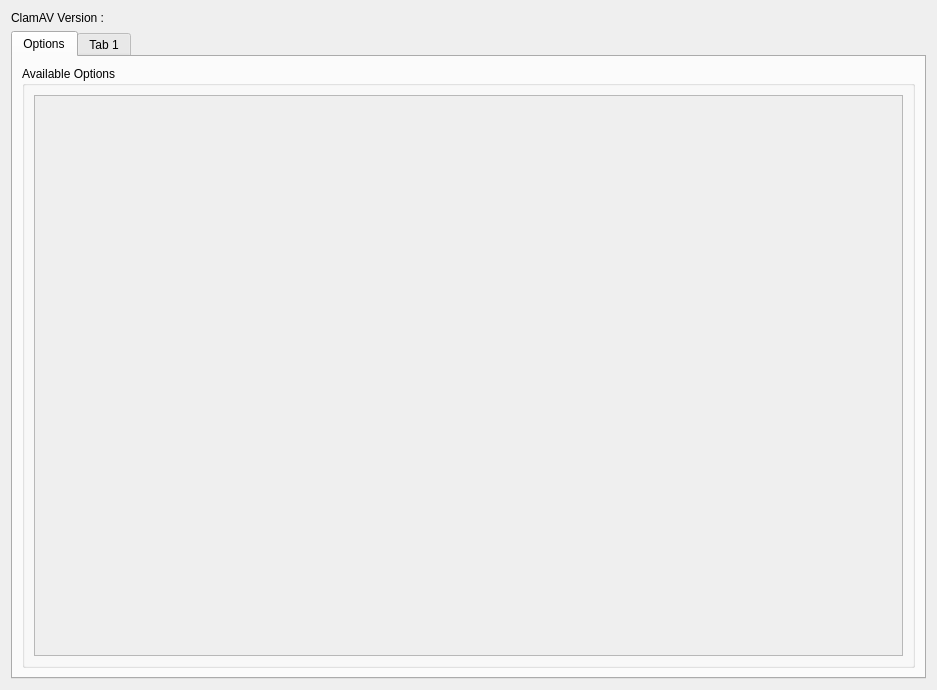
<?xml version="1.0" encoding="UTF-8"?>
<ui version="4.0">
 <class>optionsDialog</class>
 <widget class="QWidget" name="optionsDialog">
  <property name="geometry">
   <rect>
    <x>0</x>
    <y>0</y>
    <width>937</width>
    <height>690</height>
   </rect>
  </property>
  <property name="windowTitle">
   <string>Form</string>
  </property>
  <property name="windowOpacity">
   <double>1.000000000000000</double>
  </property>
  <layout class="QGridLayout" name="gridLayout_5">
   <item row="1" column="0">
    <widget class="QTabWidget" name="tabWidget">
     <property name="currentIndex">
      <number>0</number>
     </property>
     <property name="iconSize">
      <size>
       <width>22</width>
       <height>22</height>
      </size>
     </property>
     <widget class="QWidget" name="tab">
      <attribute name="icon">
       <iconset theme="contact-new"/>
      </attribute>
      <attribute name="title">
       <string>Options</string>
      </attribute>
      <layout class="QVBoxLayout" name="verticalLayout_3">
       <item>
        <widget class="QGroupBox" name="groupBox">
         <property name="title">
          <string>Available Options</string>
         </property>
         <layout class="QVBoxLayout" name="verticalLayout">
          <item>
           <widget class="QScrollArea" name="scrollArea_2">
            <property name="widgetResizable">
             <bool>true</bool>
            </property>
            <widget class="QWidget" name="scrollAreaWidgetContents_2">
             <property name="geometry">
              <rect>
               <x>0</x>
               <y>0</y>
               <width>871</width>
               <height>547</height>
              </rect>
             </property>
             <layout class="QGridLayout" name="gridLayout_2">
              <item row="0" column="0">
               <layout class="QVBoxLayout" name="optionLayout">
                <property name="spacing">
                 <number>6</number>
                </property>
               </layout>
              </item>
              <item row="0" column="1">
               <layout class="QVBoxLayout" name="optionLayout_2">
                <property name="spacing">
                 <number>6</number>
                </property>
               </layout>
              </item>
             </layout>
            </widget>
           </widget>
          </item>
         </layout>
        </widget>
       </item>
      </layout>
     </widget>
     <widget class="QWidget" name="pathTab">
      <attribute name="icon">
       <iconset resource="../resources.qrc">
        <normaloff>:/icons/icons/directories.png</normaloff>:/icons/icons/directories.png</iconset>
      </attribute>
      <attribute name="title">
       <string>Tab 1</string>
      </attribute>
      <layout class="QGridLayout" name="gridLayout">
       <item row="0" column="0">
        <widget class="QScrollArea" name="scrollArea">
         <property name="widgetResizable">
          <bool>true</bool>
         </property>
         <widget class="QWidget" name="scrollAreaWidgetContents">
          <property name="geometry">
           <rect>
            <x>0</x>
            <y>0</y>
            <width>895</width>
            <height>592</height>
           </rect>
          </property>
          <layout class="QGridLayout" name="gridLayout_7">
           <item row="4" column="0">
            <widget class="QCheckBox" name="moveDirectoryCheckBox">
             <property name="text">
              <string>Move infected files into DIRECTORY</string>
             </property>
            </widget>
           </item>
           <item row="1" column="0">
            <widget class="QCheckBox" name="scanReportToFileCheckBox">
             <property name="text">
              <string>Save scan report to FILE</string>
             </property>
            </widget>
           </item>
           <item row="4" column="1" colspan="2">
            <widget class="QLineEdit" name="moveDirectoryLineEdit">
             <property name="styleSheet">
              <string notr="true"/>
             </property>
             <property name="readOnly">
              <bool>true</bool>
             </property>
            </widget>
           </item>
           <item row="0" column="3">
            <widget class="QPushButton" name="selectLVDButton">
             <property name="autoFillBackground">
              <bool>false</bool>
             </property>
             <property name="styleSheet">
              <string notr="true"/>
             </property>
             <property name="text">
              <string>...</string>
             </property>
            </widget>
           </item>
           <item row="5" column="1" colspan="2">
            <widget class="QLineEdit" name="copyDirectoryLineEdit">
             <property name="styleSheet">
              <string notr="true"/>
             </property>
             <property name="readOnly">
              <bool>true</bool>
             </property>
            </widget>
           </item>
           <item row="5" column="3">
            <widget class="QPushButton" name="selectCFButton">
             <property name="styleSheet">
              <string notr="true"/>
             </property>
             <property name="text">
              <string>...</string>
             </property>
            </widget>
           </item>
           <item row="2" column="3">
            <widget class="QPushButton" name="selectSFFButton">
             <property name="text">
              <string>...</string>
             </property>
            </widget>
           </item>
           <item row="2" column="0">
            <widget class="QCheckBox" name="scanFilesFromFileCheckBox">
             <property name="text">
              <string>Scan files from file</string>
             </property>
            </widget>
           </item>
           <item row="2" column="1" colspan="2">
            <widget class="QLineEdit" name="scanFilesFromFileLineEdit"/>
           </item>
           <item row="5" column="0">
            <widget class="QCheckBox" name="copyDirectoryCheckBox">
             <property name="text">
              <string>Copy infected files into DIRECTORY</string>
             </property>
            </widget>
           </item>
           <item row="7" column="0">
            <widget class="QCheckBox" name="followFileSymlinksCheckBox">
             <property name="text">
              <string>Follow file symlinks</string>
             </property>
            </widget>
           </item>
           <item row="0" column="0">
            <widget class="QCheckBox" name="loadVirusDatabaseCheckBox">
             <property name="text">
              <string>Use the antivirus database from DIR</string>
             </property>
            </widget>
           </item>
           <item row="1" column="3">
            <widget class="QPushButton" name="selectSCRFButton">
             <property name="styleSheet">
              <string notr="true"/>
             </property>
             <property name="text">
              <string>...</string>
             </property>
            </widget>
           </item>
           <item row="1" column="1">
            <widget class="QLineEdit" name="scanReportToFileLineEdit">
             <property name="styleSheet">
              <string notr="true"/>
             </property>
             <property name="readOnly">
              <bool>true</bool>
             </property>
            </widget>
           </item>
           <item row="3" column="1" colspan="2">
            <widget class="QLineEdit" name="tempFilesLineEdit">
             <property name="styleSheet">
              <string notr="true"/>
             </property>
             <property name="readOnly">
              <bool>true</bool>
             </property>
            </widget>
           </item>
           <item row="7" column="1">
            <widget class="QComboBox" name="followFileSymlinksComboBox">
             <item>
              <property name="text">
               <string>never</string>
              </property>
             </item>
             <item>
              <property name="text">
               <string>direct</string>
              </property>
             </item>
             <item>
              <property name="text">
               <string>always</string>
              </property>
             </item>
            </widget>
           </item>
           <item row="3" column="3">
            <widget class="QPushButton" name="selectTFButton">
             <property name="styleSheet">
              <string notr="true"/>
             </property>
             <property name="text">
              <string>...</string>
             </property>
            </widget>
           </item>
           <item row="0" column="1" colspan="2">
            <widget class="QLineEdit" name="loadVirusDatabaseLineEdit">
             <property name="styleSheet">
              <string notr="true"/>
             </property>
             <property name="readOnly">
              <bool>true</bool>
             </property>
            </widget>
           </item>
           <item row="1" column="2">
            <widget class="QPushButton" name="viewButton">
             <property name="text">
              <string/>
             </property>
             <property name="icon">
              <iconset resource="../resources.qrc">
               <normaloff>:/icons/icons/magnifierglass.png</normaloff>:/icons/icons/magnifierglass.png</iconset>
             </property>
             <property name="iconSize">
              <size>
               <width>22</width>
               <height>22</height>
              </size>
             </property>
            </widget>
           </item>
           <item row="6" column="0">
            <widget class="QCheckBox" name="followDirectorySymlinksCheckBox">
             <property name="text">
              <string>Follow directory symlinks</string>
             </property>
            </widget>
           </item>
           <item row="4" column="3">
            <widget class="QPushButton" name="selectMDButton">
             <property name="styleSheet">
              <string notr="true"/>
             </property>
             <property name="text">
              <string>...</string>
             </property>
            </widget>
           </item>
           <item row="6" column="1">
            <widget class="QComboBox" name="followDirectorySymlinksComboBox">
             <item>
              <property name="text">
               <string>never</string>
              </property>
             </item>
             <item>
              <property name="text">
               <string>direct</string>
              </property>
             </item>
             <item>
              <property name="text">
               <string>always</string>
              </property>
             </item>
            </widget>
           </item>
           <item row="3" column="0">
            <widget class="QCheckBox" name="tempFileCheckBox">
             <property name="text">
              <string>Create temporary files in DIRECTORY</string>
             </property>
            </widget>
           </item>
           <item row="8" column="0" colspan="4">
            <spacer name="verticalSpacer">
             <property name="orientation">
              <enum>Qt::Vertical</enum>
             </property>
             <property name="sizeHint" stdset="0">
              <size>
               <width>20</width>
               <height>40</height>
              </size>
             </property>
            </spacer>
           </item>
          </layout>
         </widget>
        </widget>
       </item>
      </layout>
     </widget>
    </widget>
   </item>
   <item row="0" column="0">
    <widget class="QLabel" name="versionLabel">
     <property name="text">
      <string>ClamAV Version : </string>
     </property>
    </widget>
   </item>
  </layout>
 </widget>
 <resources>
  <include location="../resources.qrc"/>
 </resources>
 <connections>
  <connection>
   <sender>selectSCRFButton</sender>
   <signal>clicked()</signal>
   <receiver>optionsDialog</receiver>
   <slot>slot_selectSRTFButtonClicked()</slot>
   <hints>
    <hint type="sourcelabel">
     <x>892</x>
     <y>473</y>
    </hint>
    <hint type="destinationlabel">
     <x>743</x>
     <y>359</y>
    </hint>
   </hints>
  </connection>
  <connection>
   <sender>selectSFFButton</sender>
   <signal>clicked()</signal>
   <receiver>optionsDialog</receiver>
   <slot>slot_selectSFFButtonClicked()</slot>
   <hints>
    <hint type="sourcelabel">
     <x>892</x>
     <y>506</y>
    </hint>
    <hint type="destinationlabel">
     <x>743</x>
     <y>396</y>
    </hint>
   </hints>
  </connection>
  <connection>
   <sender>selectTFButton</sender>
   <signal>clicked()</signal>
   <receiver>optionsDialog</receiver>
   <slot>slot_selectTDButtonClicked()</slot>
   <hints>
    <hint type="sourcelabel">
     <x>892</x>
     <y>538</y>
    </hint>
    <hint type="destinationlabel">
     <x>743</x>
     <y>432</y>
    </hint>
   </hints>
  </connection>
  <connection>
   <sender>selectMDButton</sender>
   <signal>clicked()</signal>
   <receiver>optionsDialog</receiver>
   <slot>slot_selectMDButtonClicked()</slot>
   <hints>
    <hint type="sourcelabel">
     <x>892</x>
     <y>570</y>
    </hint>
    <hint type="destinationlabel">
     <x>741</x>
     <y>462</y>
    </hint>
   </hints>
  </connection>
  <connection>
   <sender>selectCFButton</sender>
   <signal>clicked()</signal>
   <receiver>optionsDialog</receiver>
   <slot>slot_selectCDButtonClicked()</slot>
   <hints>
    <hint type="sourcelabel">
     <x>892</x>
     <y>602</y>
    </hint>
    <hint type="destinationlabel">
     <x>742</x>
     <y>329</y>
    </hint>
   </hints>
  </connection>
  <connection>
   <sender>viewButton</sender>
   <signal>clicked()</signal>
   <receiver>optionsDialog</receiver>
   <slot>slot_logViewerButtonClicked()</slot>
   <hints>
    <hint type="sourcelabel">
     <x>806</x>
     <y>474</y>
    </hint>
    <hint type="destinationlabel">
     <x>741</x>
     <y>314</y>
    </hint>
   </hints>
  </connection>
  <connection>
   <sender>selectLVDButton</sender>
   <signal>clicked()</signal>
   <receiver>optionsDialog</receiver>
   <slot>slot_selectLVDButtonClicked()</slot>
   <hints>
    <hint type="sourcelabel">
     <x>892</x>
     <y>440</y>
    </hint>
    <hint type="destinationlabel">
     <x>742</x>
     <y>287</y>
    </hint>
   </hints>
  </connection>
  <connection>
   <sender>loadVirusDatabaseCheckBox</sender>
   <signal>clicked()</signal>
   <receiver>optionsDialog</receiver>
   <slot>writeDirectories()</slot>
   <hints>
    <hint type="sourcelabel">
     <x>37</x>
     <y>427</y>
    </hint>
    <hint type="destinationlabel">
     <x>5</x>
     <y>422</y>
    </hint>
   </hints>
  </connection>
  <connection>
   <sender>scanReportToFileCheckBox</sender>
   <signal>clicked()</signal>
   <receiver>optionsDialog</receiver>
   <slot>writeDirectories()</slot>
   <hints>
    <hint type="sourcelabel">
     <x>77</x>
     <y>462</y>
    </hint>
    <hint type="destinationlabel">
     <x>5</x>
     <y>460</y>
    </hint>
   </hints>
  </connection>
  <connection>
   <sender>scanFilesFromFileCheckBox</sender>
   <signal>clicked()</signal>
   <receiver>optionsDialog</receiver>
   <slot>writeDirectories()</slot>
   <hints>
    <hint type="sourcelabel">
     <x>63</x>
     <y>491</y>
    </hint>
    <hint type="destinationlabel">
     <x>3</x>
     <y>493</y>
    </hint>
   </hints>
  </connection>
  <connection>
   <sender>tempFileCheckBox</sender>
   <signal>clicked()</signal>
   <receiver>optionsDialog</receiver>
   <slot>writeDirectories()</slot>
   <hints>
    <hint type="sourcelabel">
     <x>49</x>
     <y>525</y>
    </hint>
    <hint type="destinationlabel">
     <x>2</x>
     <y>526</y>
    </hint>
   </hints>
  </connection>
  <connection>
   <sender>moveDirectoryCheckBox</sender>
   <signal>clicked()</signal>
   <receiver>optionsDialog</receiver>
   <slot>writeDirectories()</slot>
   <hints>
    <hint type="sourcelabel">
     <x>68</x>
     <y>555</y>
    </hint>
    <hint type="destinationlabel">
     <x>0</x>
     <y>560</y>
    </hint>
   </hints>
  </connection>
  <connection>
   <sender>copyDirectoryCheckBox</sender>
   <signal>clicked()</signal>
   <receiver>optionsDialog</receiver>
   <slot>writeDirectories()</slot>
   <hints>
    <hint type="sourcelabel">
     <x>52</x>
     <y>587</y>
    </hint>
    <hint type="destinationlabel">
     <x>0</x>
     <y>590</y>
    </hint>
   </hints>
  </connection>
  <connection>
   <sender>followDirectorySymlinksCheckBox</sender>
   <signal>clicked()</signal>
   <receiver>optionsDialog</receiver>
   <slot>writeDirectories()</slot>
   <hints>
    <hint type="sourcelabel">
     <x>68</x>
     <y>618</y>
    </hint>
    <hint type="destinationlabel">
     <x>1</x>
     <y>619</y>
    </hint>
   </hints>
  </connection>
  <connection>
   <sender>followFileSymlinksCheckBox</sender>
   <signal>clicked()</signal>
   <receiver>optionsDialog</receiver>
   <slot>writeDirectories()</slot>
   <hints>
    <hint type="sourcelabel">
     <x>65</x>
     <y>653</y>
    </hint>
    <hint type="destinationlabel">
     <x>2</x>
     <y>651</y>
    </hint>
   </hints>
  </connection>
  <connection>
   <sender>followDirectorySymlinksComboBox</sender>
   <signal>activated(int)</signal>
   <receiver>optionsDialog</receiver>
   <slot>writeDirectories()</slot>
   <hints>
    <hint type="sourcelabel">
     <x>722</x>
     <y>621</y>
    </hint>
    <hint type="destinationlabel">
     <x>933</x>
     <y>600</y>
    </hint>
   </hints>
  </connection>
  <connection>
   <sender>followFileSymlinksComboBox</sender>
   <signal>activated(int)</signal>
   <receiver>optionsDialog</receiver>
   <slot>writeDirectories()</slot>
   <hints>
    <hint type="sourcelabel">
     <x>547</x>
     <y>654</y>
    </hint>
    <hint type="destinationlabel">
     <x>931</x>
     <y>636</y>
    </hint>
   </hints>
  </connection>
 </connections>
 <slots>
  <slot>slot_addButtonClicked()</slot>
  <slot>slot_removeButtonClicked()</slot>
  <slot>slot_selectLVDButtonClicked()</slot>
  <slot>slot_selectSRTFButtonClicked()</slot>
  <slot>slot_selectTDButtonClicked()</slot>
  <slot>slot_selectMDButtonClicked()</slot>
  <slot>slot_selectCDButtonClicked()</slot>
  <slot>writeDirectories()</slot>
  <slot>slot_selectSFFButtonClicked()</slot>
  <slot>slot_logViewerButtonClicked()</slot>
 </slots>
</ui>
